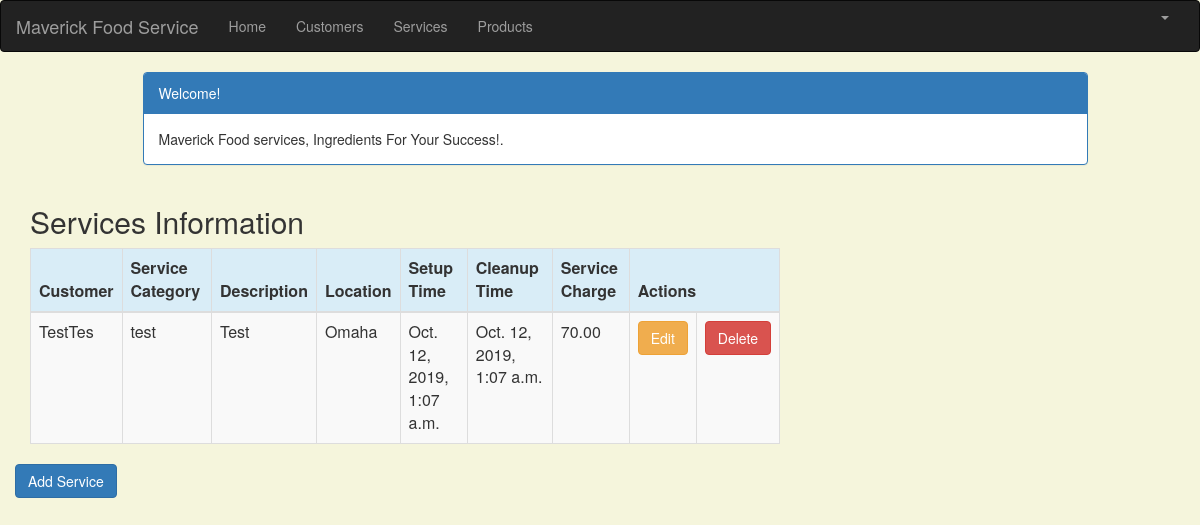
Screenshot of /service_list (signed in) with the database file from the repository.
### crm/models.py (models this page shows, shortened)
class Service(models.Model):
    cust_name = models.ForeignKey(Customer, on_delete=models.CASCADE, related_name='services')
    service_category = models.CharField(max_length=100)
    description = models.TextField()
    location = models.CharField(max_length=200)
    setup_time = models.DateTimeField(
        default=timezone.now)
    cleanup_time = models.DateTimeField(
        default=timezone.now)
    service_charge = models.DecimalField(max_digits=10, decimal_places=2)
    created_date = models.DateTimeField(
        default=timezone.now)
    updated_date = models.DateTimeField(auto_now_add=True)

class Customer(models.Model):
    cust_name = models.CharField(max_length=50)
    organization = models.CharField(max_length=100, blank=True)
    role = models.CharField(max_length=100)
    email = models.EmailField(max_length=100)
    bldgroom = models.CharField(max_length=100)
    address = models.CharField(max_length=200)
    account_number = models.IntegerField(blank=False, null=False)
    city = models.CharField(max_length=50)
    state = models.CharField(max_length=50)
    zipcode = models.CharField(max_length=10)
    phone_number = models.CharField(max_length=50)
    created_date = models.DateTimeField(
        default=timezone.now)
    updated_date = models.DateTimeField(auto_now_add=True)
    def __str__(self):
        return str(self.cust_name)

### crm/views.py (the view)
# urls.py: path('service_list', views.service_list, name='service_list'),
@login_required
def service_list(request):
   services = Service.objects.filter(created_date__lte=timezone.now())
   return render(request, 'crm/service_list.html', {'services': services})

### crm/templates/crm/service_list.html (shortened to what this page needs)
{% extends 'crm/base.html' %}
{% block content %}
    <html>
    <head>
        <link rel="stylesheet" href="https://maxcdn.bootstrapcdn.com/bootstrap/3.3.4/css/bootstrap.min.css">
    </head>
    <body>
    <div class="container">
        <div class="row">
            <div class="col-md-10 col-md-offset-1">
                <div class="panel panel-primary">
                    <div class="panel-heading">Welcome!</div>
                    <div class="panel-body">
                        Maverick Food services, Ingredients For Your Success!.
                    </div>
                </div>
            </div>
        </div>
    </div>
    <div class="row">
        <h2 style="padding-left: 15Px">Services Information</h2>
    </div>
    <div>
        <table class="table table-striped table-bordered table-hover">
            <thead>
            <tr class="bg-info">
                <th>Customer</th>
                <th>Service Category</th>
                <th>Description</th>
                <th>Location</th>
                <th>Setup Time</th>
                <th>Cleanup Time</th>
                <th>Service Charge</th>
                <th colspan="3">Actions</th>
            </tr>
            </thead>
            <tbody>
            {% for service in services %}
                <tr>
                    <td>{{ service.cust_name }}</td>
                    <td>{{ service.service_category }}</td>
                     <td>{{ service.description }}</td>
                    <td>{{ service.location }}</td>
                    <td>{{ service.setup_time }}</td>
                    <td>{{ service.cleanup_time }}</td>
                    <td>{{ service.service_charge }}</td>
                   <td><a href="{% url 'crm:service_edit' pk=service.pk %}"
                           class="btn btn-warning">Edit</a></td>
                    <td><a href="{%url 'crm:service_delete' pk=service.pk %}"
                        onclick="return confirm('Are you sure you want to delete?')"
                           class="btn btn-danger">Delete</a>
                    </td>
                </tr>
            {% endfor %}
            </tbody>
        </table>
    <div class="row">
         <a href="{% url 'crm:service_new' %}" class="row"><span
                    class="btn btn-primary">Add Service</span></a>
     </div>
    </div>
    </body>
    </html>
{% endblock %}

### crm/templates/crm/service_list.html (style rules this page uses)
body { background-color: beige; }

### rows the page displays
Service: cust_name "TestTes", service_category "test", description "Test", location "Omaha", setup_time "Oct. 12, 2019, 1:07 a.m.", cleanup_time "Oct. 12, 2019, 1:07 a.m.", service_charge "70.00"
